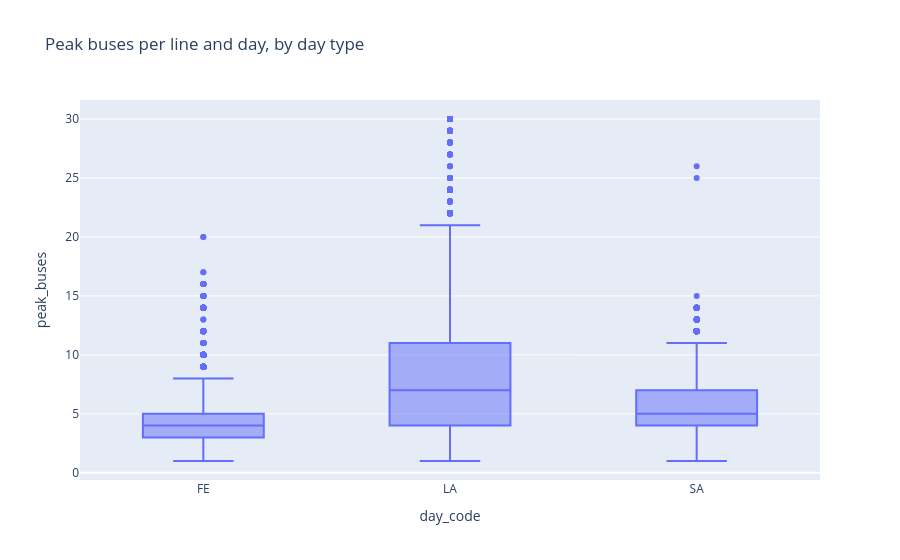
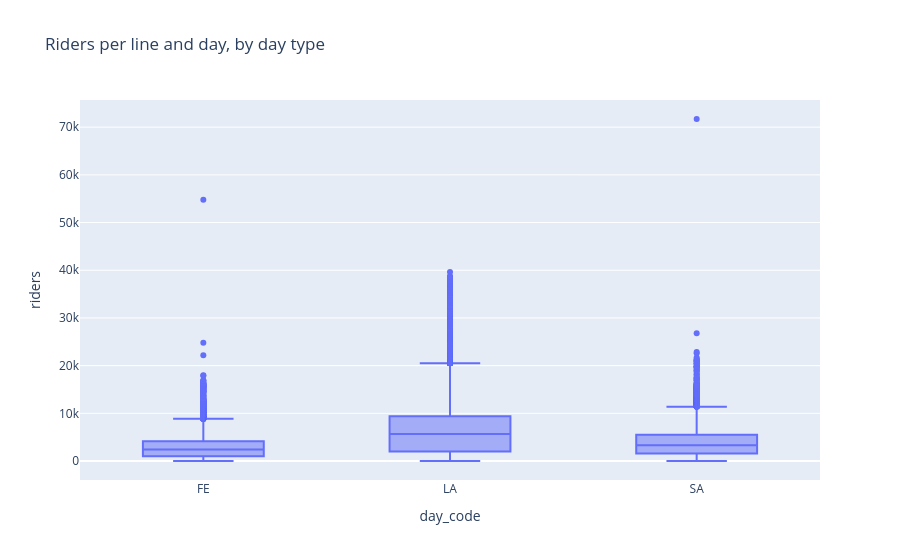
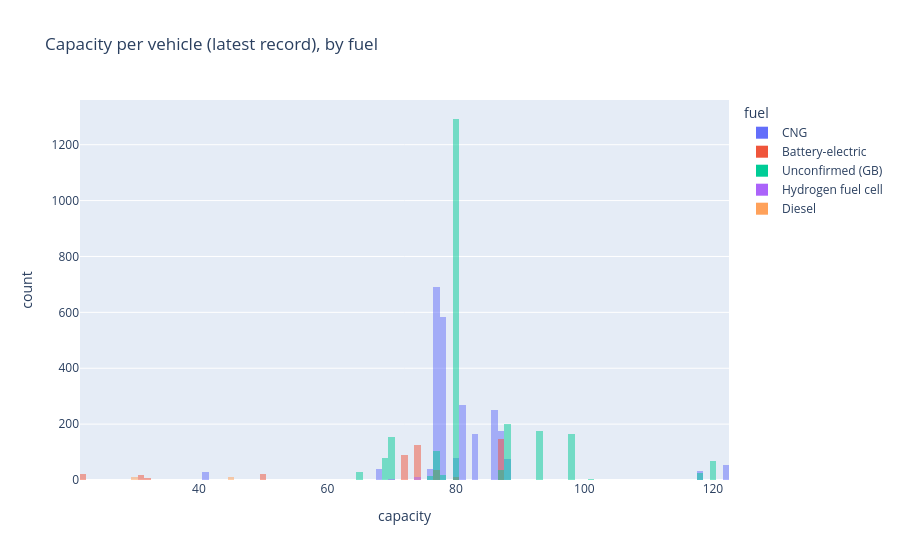

Notebook source saved alongside these figures, in order:
### Markdown cell above
### 3e · Plot the data: distributions and outliers
Daily values per line (peak buses, riders) by day type, and capacity by fuel. Outliers are counted with the 1.5 × IQR rule and **kept**: they are real high-demand lines, not errors.

### Code cell
line_day = (supply.groupby(["line_id", "date", "day_code"]).buses_in_service.max().rename("peak_buses").reset_index()
            .merge(riders.groupby(["line_id", "date"]).riders.sum().reset_index(), on=["line_id", "date"], how="left"))

px.box(line_day, x="day_code", y="peak_buses", title="Peak buses per line and day, by day type").show()
px.box(line_day, x="day_code", y="riders", title="Riders per line and day, by day type").show()
px.histogram(fleet.drop_duplicates("vehicle_id", keep="last"), x="capacity", color="fuel", barmode="overlay",
             title="Capacity per vehicle (latest record), by fuel").show()

def iqr_outliers(s):
    q1, q3 = s.quantile([0.25, 0.75]); return s[(s < q1 - 1.5 * (q3 - q1)) | (s > q3 + 1.5 * (q3 - q1))]
wd = line_day[line_day.day_code == "LA"]
for col in ("peak_buses", "riders"):
    o = iqr_outliers(wd[col].dropna())
    print(f"Working days, {col}: {len(o)} line-days above/below 1.5 x IQR; lines: {sorted(wd.loc[o.index, 'line_id'].unique())[:12]}")

### Figure 1 — Plotly figure (JSON) as saved in the notebook; plotly's stock layout.template omitted (floating-point values rounded to 4 significant figures; data arrays with more than 128 entries replaced by an {"elided": "..."} marker saying what was removed)
{"data": [{"alignmentgroup": "True", "hovertemplate": "day_code=%{x}<br>peak_buses=%{y}<extra></extra>", "legendgroup": "", "marker": {"color": "#636efa"}, "name": "", "notched": false, "offsetgroup": "", "orientation": "v", "showlegend": false, "type": "box", "x": {"elided": "55140 str values"}, "x0": " ", "xaxis": "x", "y": {"elided": "55140 int values"}, "y0": " ", "yaxis": "y"}], "layout": {"boxmode": "group", "legend": {"tracegroupgap": 0}, "title": {"text": "Peak buses per line and day, by day type"}, "xaxis": {"anchor": "y", "domain": [0.0, 1.0], "title": {"text": "day_code"}}, "yaxis": {"anchor": "x", "domain": [0.0, 1.0], "title": {"text": "peak_buses"}}}}

### Figure 2 — Plotly figure (JSON) as saved in the notebook; plotly's stock layout.template omitted (floating-point values rounded to 4 significant figures; data arrays with more than 128 entries replaced by an {"elided": "..."} marker saying what was removed)
{"data": [{"alignmentgroup": "True", "hovertemplate": "day_code=%{x}<br>riders=%{y}<extra></extra>", "legendgroup": "", "marker": {"color": "#636efa"}, "name": "", "notched": false, "offsetgroup": "", "orientation": "v", "showlegend": false, "type": "box", "x": {"elided": "55140 str values"}, "x0": " ", "xaxis": "x", "y": {"elided": "55140 int values"}, "y0": " ", "yaxis": "y"}], "layout": {"boxmode": "group", "legend": {"tracegroupgap": 0}, "title": {"text": "Riders per line and day, by day type"}, "xaxis": {"anchor": "y", "domain": [0.0, 1.0], "title": {"text": "day_code"}}, "yaxis": {"anchor": "x", "domain": [0.0, 1.0], "title": {"text": "riders"}}}}

### Figure 3 — Plotly figure (JSON) as saved in the notebook; plotly's stock layout.template omitted (floating-point values rounded to 4 significant figures; data arrays with more than 128 entries replaced by an {"elided": "..."} marker saying what was removed)
{"data": [{"bingroup": "x", "hovertemplate": "fuel=CNG<br>capacity=%{x}<br>count=%{y}<extra></extra>", "legendgroup": "CNG", "marker": {"color": "#636efa", "opacity": 0.5, "pattern": {"shape": ""}}, "name": "CNG", "orientation": "v", "showlegend": true, "type": "histogram", "x": {"elided": "2485 int values"}, "xaxis": "x", "yaxis": "y"}, {"bingroup": "x", "hovertemplate": "fuel=Battery-electric<br>capacity=%{x}<br>count=%{y}<extra></extra>", "legendgroup": "Battery-electric", "marker": {"color": "#EF553B", "opacity": 0.5, "pattern": {"shape": ""}}, "name": "Battery-electric", "orientation": "v", "showlegend": true, "type": "histogram", "x": {"elided": "474 int values"}, "xaxis": "x", "yaxis": "y"}, {"bingroup": "x", "hovertemplate": "fuel=Unconfirmed (GB)<br>capacity=%{x}<br>count=%{y}<extra></extra>", "legendgroup": "Unconfirmed (GB)", "marker": {"color": "#00cc96", "opacity": 0.5, "pattern": {"shape": ""}}, "name": "Unconfirmed (GB)", "orientation": "v", "showlegend": true, "type": "histogram", "x": {"elided": "2358 int values"}, "xaxis": "x", "yaxis": "y"}, {"bingroup": "x", "hovertemplate": "fuel=Hydrogen fuel cell<br>capacity=%{x}<br>count=%{y}<extra></extra>", "legendgroup": "Hydrogen fuel cell", "marker": {"color": "#ab63fa", "opacity": 0.5, "pattern": {"shape": ""}}, "name": "Hydrogen fuel cell", "orientation": "v", "showlegend": true, "type": "histogram", "x": [74, 74, 74, 74, 74, 74, 74, 74, 74, 74, 70, 70, 70, 60], "xaxis": "x", "yaxis": "y"}, {"bingroup": "x", "hovertemplate": "fuel=Diesel<br>capacity=%{x}<br>count=%{y}<extra></extra>", "legendgroup": "Diesel", "marker": {"color": "#FFA15A", "opacity": 0.5, "pattern": {"shape": ""}}, "name": "Diesel", "orientation": "v", "showlegend": true, "type": "histogram", "x": [45, 45, 45, 45, 45, 45, 45, 45, 45, 45, 30, 30, 30, 30, 30, 30, 30, 30, 30, 30], "xaxis": "x", "yaxis": "y"}], "layout": {"barmode": "overlay", "legend": {"title": {"text": "fuel"}, "tracegroupgap": 0}, "title": {"text": "Capacity per vehicle (latest record), by fuel"}, "xaxis": {"anchor": "y", "domain": [0.0, 1.0], "title": {"text": "capacity"}}, "yaxis": {"anchor": "x", "domain": [0.0, 1.0], "title": {"text": "count"}}}}
